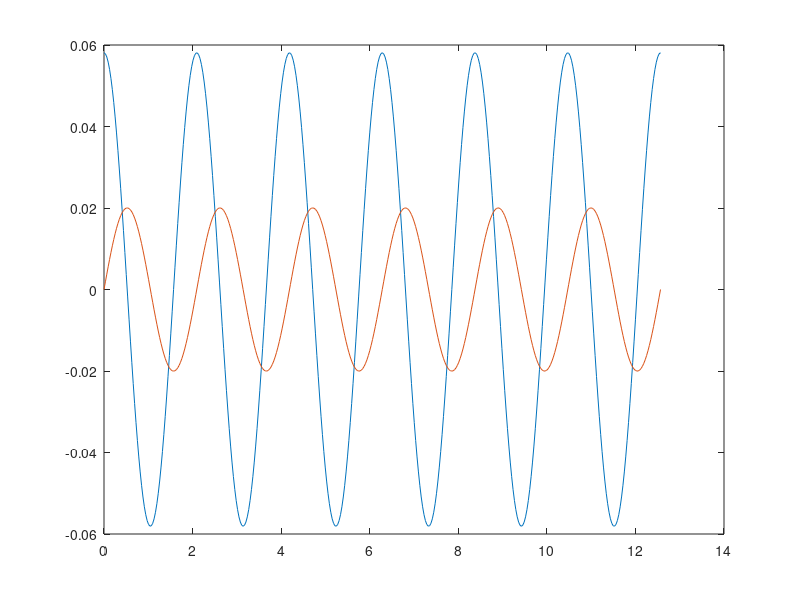

This chart was generated by the following MATLAB code:
% Finds the energy and full wavefunction for a particle from the point 
% of view of an observer in a rotating frame of reference. The 
% wavefunction is correct to order v^2/c^2. This uses equations (362), 
% (363) and (373) to (381) of my notes. This is a positive energy particle. 
t=0;
k=1.0;
mu=2.5;
om=0.01;
m=1.0;
c=5.0;
hbar=1.0;
hw=hbar*om;
mf=(m*c^2+hbar*om/2);
mom2=hbar^2*c^2*k^2;
emin=m*c*c;
emax=m*c*c+2.0000;
de=0.0001;
e=emin:de:emax;
ne=round(1+(emax-emin)/de);
mf=(m*c^2+hbar*om/2);
for ie=1:ne
    e1=e(ie)^2-mom2-mf^2;
    d1=((e1-2*mu*hbar*om*e(ie))^2)*(e1-2*hbar*om*e(ie));
    d2=8*hbar^4*om^2*c^2*k^2*e(ie)^2;
    d3=4*mu*hbar^2*om^2*e(ie)^2*(e1-2*mu*hbar*om*e(ie));
    det(ie)=d1+d2-d3;
end
det=det
ns=0;
for ie=2:ne
    ratio=det(ie)/det(ie-1);
    if ratio < 0
        ns=ns+1;
        E(ns)=e(ie)
    end
end
for ie=2:ne-1
    if det(ie) < det(ie-1)
        if det(ie) < det(ie+1)
            ns=ns+1
            E(ns)=e(ie)
        end
    end
end
for is=1
    et=exp(-1i*E(is)*t/hbar);
    ef1=(E(is)+m*c^2+hbar*om/2);
    ef3=E(is)^2-mom2-2*mu*hbar*om*E(is)-mf^2;
    A=1
    C=E(is)^2*A/(E(is)^2-mom2-2*hbar*om*E(is)-mf^2)
    B=-4*hbar^2*om^2*c*k*C/ef3
    W=(hbar*c*k*A+(2*mu+2)*hbar*om*B)/ef1
    X=(E(is)*A-hbar*c*k*B+2*hbar*om*C)/ef1
    Y=(E(is)*B+hbar*c*k*C)/ef1
end
rmin=0;
rmax=30;
dr=0.1;
nr=round(1+(rmax-rmin)/dr);
r=rmin:dr:rmax;
z=k*r;
z1=om*z/(k*c);
z2=z1.*z1;
for ir=1:nr
    psia1(ir)=A*besselj(mu+1,z(ir))+B*z1(ir)*besselj(mu,z(ir))+C*z2(ir)*besselj(mu+1,z(ir));
    psia4(ir)=W*besselj(mu,z(ir))+X*z1(ir)*besselj(mu+1,z(ir))+Y*z2(ir)*besselj(mu,z(ir));
end
phimax=4*pi;
phimin=0.0*pi;
dphi=0.01*pi;
nphi=round(1+(phimax-phimin)/dphi);
phi=phimin:dphi:phimax;

psi1=zeros(nphi,nr);
psi4=zeros(nphi,nr);
for iphi=1:nphi
    Phi(iphi)=exp(1i*(mu+1/2)*phi(iphi));
end
for ir=1:nr
    phi1(ir)=psia1(ir)*et;
    phi4(ir)=-1i*psia4(ir)*et;
    for iphi=1:nphi
        psi1(iphi,ir)=phi1(ir)*Phi(iphi);
        psi4(iphi,ir)=phi4(ir)*Phi(iphi);
    end
end
for iphi=1:nphi
    pstry1(iphi)=psi1(iphi,20);
    pstry4(iphi)=psi4(iphi,20);
end
plot(phi,pstry1,phi,pstry4)

    
    
    